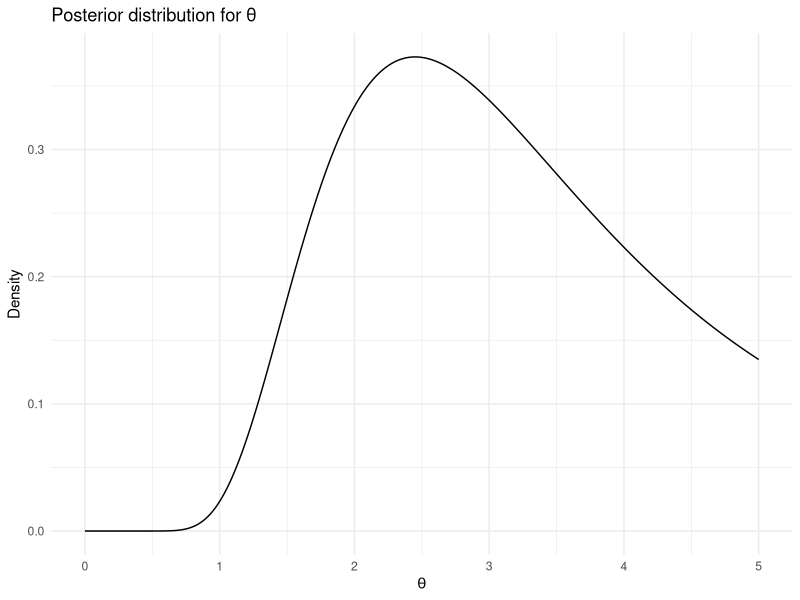

Generate this figure with R:
library(ggplot2)
library(stats)

# Data and parameters
data <- c(0.66, 2.30, 1.98, 1.49, 0.62)
kappa <- 2  # shape parameter
a <- 0      # lower bound for uniform prior
b <- 5      # upper bound for uniform prior
theta_values <- seq(a, b, length.out = 1000)  # Discretize theta space

# Uniform prior
prior <- dunif(theta_values, min = a, max = b)

# Weibull likelihood function
likelihood_weibull <- function(x, theta) {
  if (theta <= 0) return(0)
  lambda <- sqrt(theta)  # Scale parameter
  return(dweibull(x, shape = kappa, scale = lambda))
}

# Compute the posterior for each theta
posterior <- sapply(theta_values, function(theta) {
  prod(sapply(data, likelihood_weibull, theta = theta))
}) * prior

# Normalize the posterior
posterior <- posterior / sum(posterior * diff(theta_values[1:2]))

# Create a data frame for plotting
posterior_df <- data.frame(theta = theta_values, posterior = posterior)

# Plot the posterior
ggplot(posterior_df, aes(x = theta, y = posterior)) +
  geom_line() +
  labs(title = "Posterior distribution for θ", x = expression(theta), y = "Density") +
  theme_minimal()
